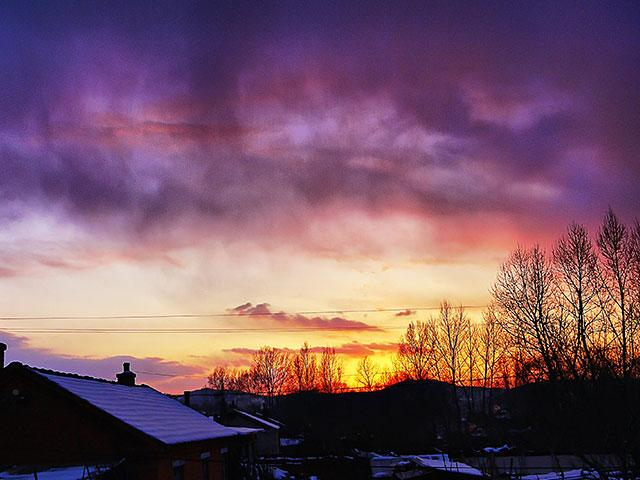
#> input picture PictureReading/coloredPicDatas/se.jpg, 640 x 480 px
$ python RGBalltest.py
#> lines starting #> are read from the running program, lines starting #| are printed output that depends on the picture
# -*- coding = utf-8 -*-
# @Time : 2021/6/3 23:27
# @Author : SBP
# @File : RGBalltest.py
# @Software : PyCharm

from PIL import Image
import numpy as np
from matplotlib import pyplot as plt

Imag = Image.open('./coloredPicDatas/se.jpg').convert('RGB')
#> Imag is the input picture: PIL image 640x480 RGB; mean R, G, B 119.3, 86, 102
Imagdatas = np.array(Imag)
Imagdatas_16 = Imagdatas // 16
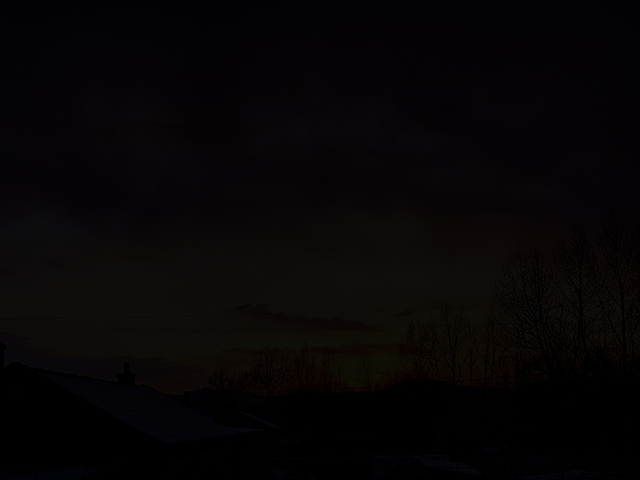
#> Imagdatas_16: shape (480, 640, 3); mean R, G, B 6.98, 4.92, 5.91
Imagdatas_16list = Imagdatas_16.tolist()
#> Imagdatas_16list = 480 items
Rdatas = Imagdatas_16[:, :, 0].tolist()
#> Rdatas = 480 items
Gdatas = Imagdatas_16[:, :, 1].tolist()
#> Gdatas = 480 items
Bdatas = Imagdatas_16[:, :, 2].tolist()
#> Bdatas = 480 items

B0, B1, B2, B3 = [], [], [], []
for j in Bdatas:
    string0 = ""
    string1 = ""
    string2 = ""
    string3 = ""
    for i in j:
        string0 = string0 + bin(i)[2:].zfill(4)[0]
        string1 = string1 + bin(i)[2:].zfill(4)[1]
        string2 = string2 + bin(i)[2:].zfill(4)[2]
        string3 = string3 + bin(i)[2:].zfill(4)[3]
    B0.append(string0)
    B1.append(string1)
    B2.append(string2)
    B3.append(string3)
#> after the loop, B0 = 480 items; B1 = 480 items; B2 = 480 items; B3 = 480 items

path0 = './coloredtxt/B0.txt'
path1 = './coloredtxt/B1.txt'
path2 = './coloredtxt/B2.txt'
path3 = './coloredtxt/B3.txt'

filetxt0 = open(path0, mode='w')
filetxt1 = open(path1, mode='w')
filetxt2 = open(path2, mode='w')
filetxt3 = open(path3, mode='w')

for j in range(480):
    string0 = "B0[{}] <= 640'h".format(j) + hex(int(B0[j], 2))[2:] + '\n'
    string1 = "B1[{}] <= 640'h".format(j) + hex(int(B1[j], 2))[2:] + '\n'
    string2 = "B2[{}] <= 640'h".format(j) + hex(int(B2[j], 2))[2:] + '\n'
    string3 = "B3[{}] <= 640'h".format(j) + hex(int(B3[j], 2))[2:] + '\n'
    # [4 lines of commented-out code are left out]
    filetxt0.write(string0)
    filetxt1.write(string1)
    filetxt2.write(string2)
    filetxt3.write(string3)
filetxt0.close()
filetxt1.close()
filetxt2.close()
filetxt3.close()
